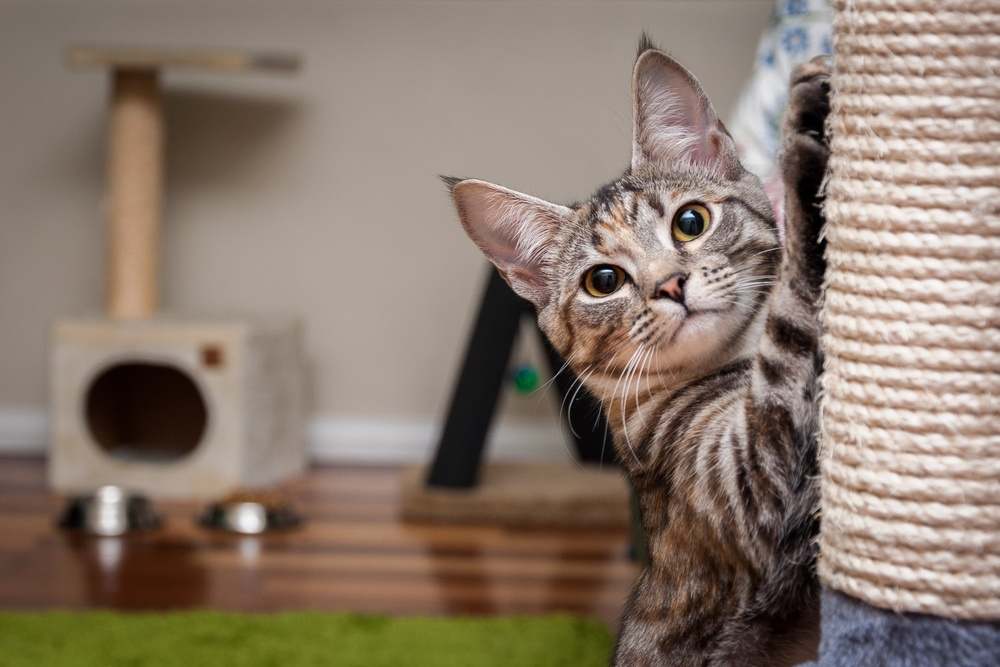
#> input picture cat.jpg, 1000 x 667 px, shrunk from 3176 x 2117 before the run
$ python ImageTiler256v2_py27.py
#> lines starting #> are read from the running program, lines starting #| are printed output that depends on the picture
# -*- coding: utf-8 -*-
"""
@author: Allen
"""

import os
import sys
import shutil
from math import log, ceil
from PIL import Image

# Methods
def folderReset(levelDir):
    if os.path.isdir(levelDir):
        shutil.rmtree(levelDir)

    os.mkdir(levelDir)

def showImageInfo(sourceImage):
    print("Source Image Info")
    print(" Filename: ", sourceImage.filename, "\n"
          " Format: ", sourceImage.format, "\n"
          " Size: ", sourceImage.size, "\n"
          " Mode: ", sourceImage.mode)

def calcLevel(sourceImage):
    n = sourceImage.size[0]
    m = sourceImage.size[1]
    L = ceil(log(max(n, m),2))
    numOfTile = ceil(n/256) * ceil(m/256)

    print("Level of Zoom: %d" % L)
    print("Number of tiles needed: %d (%dx%d)"
          % (numOfTile, ceil(n/256), ceil(m/256)))

    return n, m, L

def makeTiles(sourceImage, tileSize, rowTiles, colTiles, levelDir):
    left = 0
    upper = 0
    right = tileSize
    lower = tileSize

    cropImage = None

    # tileNumber = 1 # for testing purpose

    for y in xrange(colTiles):
        for x in xrange(rowTiles):
            cropImage = sourceImage.crop((left, upper, right, lower))
            print("%2d %2d %4d %4d %4d %4d - %4d %4d" %
                  (x, y, left, upper, right, lower, cropImage.size[0], cropImage.size[1]))
            cropImage.save(levelDir+"\\%d_%d.jpg" % (left, upper))
                    # levelDir+"\\%d_%d_%d.jpg" % (tileNumber, left, upper)) # for testing purpose

            # tileNumber = tileNumber + 1  # for testing purpose

            left = left + tileSize
            # account for the last tile of the row where the
            # remaining pixel do not fill the right side of the tile
            if(right + tileSize >= sourceImage.size[0]):
                right = sourceImage.size[0]
            else:
                right = right + tileSize

        left = 0
        upper = upper + tileSize
        right = tileSize
        # account for the last row tile of the column where the
        # remaining pixels of each subtile do not fill the bottom side
        if(lower + tileSize >= sourceImage.size[1]):
            lower = sourceImage.size[1]
        else:
            lower = lower + tileSize
    return

# Execution
if __name__ == "__main__":
    leveDir = "\\L"

    rowTiles = 1
    colTiles = 1
    TILE_SIZE = 256

    sourceImage = None

    try:
        # sourceImage = Image.open(sys.argv[1])
        sourceImage = Image.open("cat.jpg") # for testing purpose
#> sourceImage is the input picture: PIL image 1000x667 RGB; mean R, G, B 138, 121.8, 108.5
        levelDir = os.path.dirname(os.path.realpath("cat.jpg")) + "\\L"
        showImageInfo(sourceImage)
#|  Filename:  cat.jpg
#|  Format:  JPEG
#|  Size:  (1000, 667)
#|  Mode:  RGB
        folderReset(levelDir)
        n, m, L = calcLevel(sourceImage)
#| Level of Zoom: 10
#| Number of tiles needed: 12 (4x3)
#> n = 1000; m = 667; L = 10
        makeTiles(sourceImage, TILE_SIZE, int(ceil(float(n)/TILE_SIZE)), int(ceil(float(m)/TILE_SIZE)), levelDir)
#> the loop in makeTiles, `for y in xrange(colTiles):` made 3 passes
#> pass 1, in makeTiles, `cropImage.save(levelDir+"\\%d_%d.jpg" % (left, upper))`:
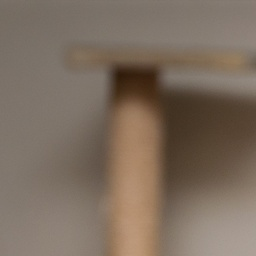
#> saved as 0_0.jpg: PIL image 256x256 RGB; mean R, G, B 125.1, 109.5, 95.4
#> pass 1, in makeTiles, `cropImage.save(levelDir+"\\%d_%d.jpg" % (left, upper))`:
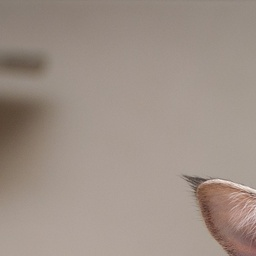
#> saved as 256_0.jpg: PIL image 256x256 RGB; mean R, G, B 158.5, 144.7, 135.4
#> pass 1, in makeTiles, `cropImage.save(levelDir+"\\%d_%d.jpg" % (left, upper))`:
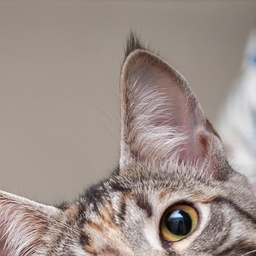
#> saved as 512_0.jpg: PIL image 256x256 RGB; mean R, G, B 157.5, 144.5, 137.9
#> pass 1, in makeTiles, `cropImage.save(levelDir+"\\%d_%d.jpg" % (left, upper))`:
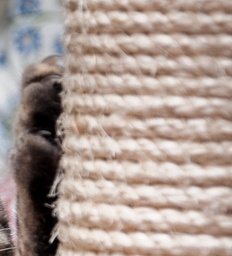
#> saved as 768_0.jpg: PIL image 232x256 RGB; mean R, G, B 172.6, 156.2, 148.5
#> after the loop in makeTiles, `for y in xrange(colTiles):`:
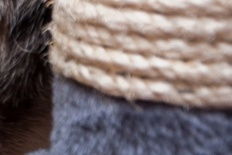
#> cropImage: PIL image 232x155 RGB; mean R, G, B 122.4, 110.5, 111
#> after the loop in makeTiles, `for y in xrange(colTiles):`: lower = 667; upper = 768

    except Exception:
        print("There is no such file")
        raise

    print("END PROGRAM")
